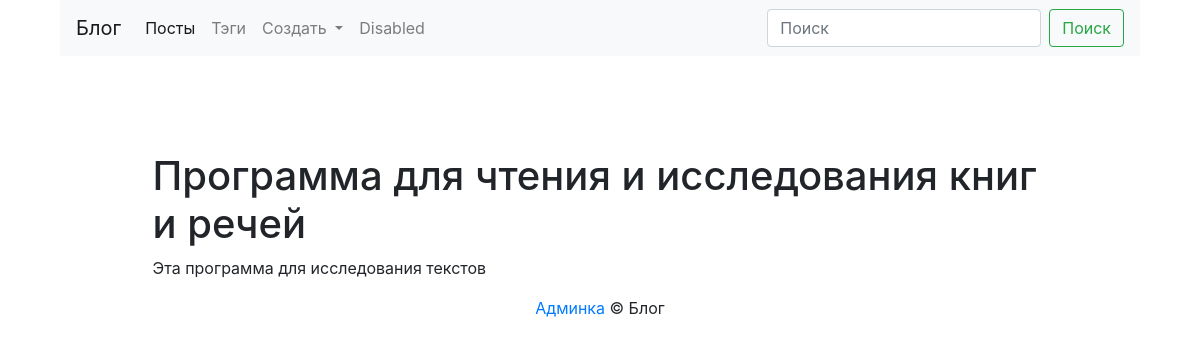
Page /blog/post/program-for-searching/ on the committed database.
### blog/models.py (models this page shows, shortened)
class Post(models.Model):
    title = models.CharField(max_length = 150, db_index = True) #Для быстрого поиска
    slug = models.SlugField(max_length=150, blank = True, unique=True)
    content = RichTextUploadingField(blank = True, db_index = True) #Поле может быть пустым
    tags = models.ManyToManyField('Tag', blank = True, related_name = 'posts')
    date_pub = models.DateTimeField(auto_now_add = True) #auto_now_add = True в момент сохранения в базе данных
    class Meta:
        ordering = ['-date_pub']

### blog/views.py (the view)
# urls.py: path('post/<str:slug>/', PostDetail.as_view(), name = 'post_detail_url'),
class PostDetail(ObjectDetailMixin, View):
    model = Post
    template = 'blog/post_detail.html'

### blog/utils.py (called while the page is built)
    def get(self, request, slug):
        obj = get_object_or_404(self.model, slug__iexact=slug)
        return render(request, self.template, context={self.model.__name__.lower(): obj,
                                                       'admin_object': obj,
                                                       'detail': True})

### blog/templates/blog/post_detail.html (shortened to what this page needs)
{% extends 'blog/base_blog.html' %}
    {% block content %}
    <h1 class="mt-5">
        {{ post.title }}
    </h1>
    <p>
        {{ post.content|safe }}
    </p>
    {% endblock %}

### rows in the picture
Post: title "Программа для чтения и исследования книг и речей", content "Эта программа для исследования текстов"
